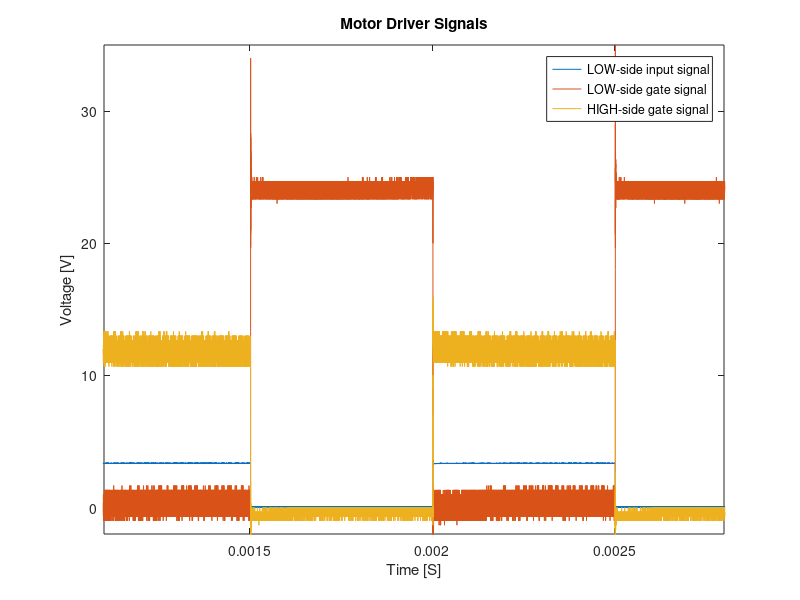

Reproduce this figure in MATLAB. (Note: this script raises an error after producing the figure.)
clear all; close all; clc;

to_tikz = 1;

%data1 = load('C1hbridge00000.dat');
%time = data1(:,1);
%C1_data = data1(:,2);

data2 = load('C2hbridge00000.dat');
time = data2(:,1);
C2_data = data2(:,2);

data3 = load('C3hbridge00000.dat');
time = data3(:,1);
C3_data = data3(:,2);

data4 = load('C4hbridge00000.dat');
time = data4(:,1);
C4_data = data4(:,2);


figure
plot (time,C4_data,time,C2_data,time,C3_data)
title('Motor Driver Signals')
xlabel('Time [S]')
ylabel('Voltage [V]')

legend('LOW-side input signal','LOW-side gate signal','HIGH-side gate signal')
xlim([1.1*10^(-3) 2.8*10^(-3)])
ylim([-2 35])
if to_tikz == 1
    cleanfigure()
    matlab2tikz('test_motor_drive_signals.tex');
    matlab2tikz( 'test.tikz', 'height', '\fheight', 'width', '\fwidth' )

end